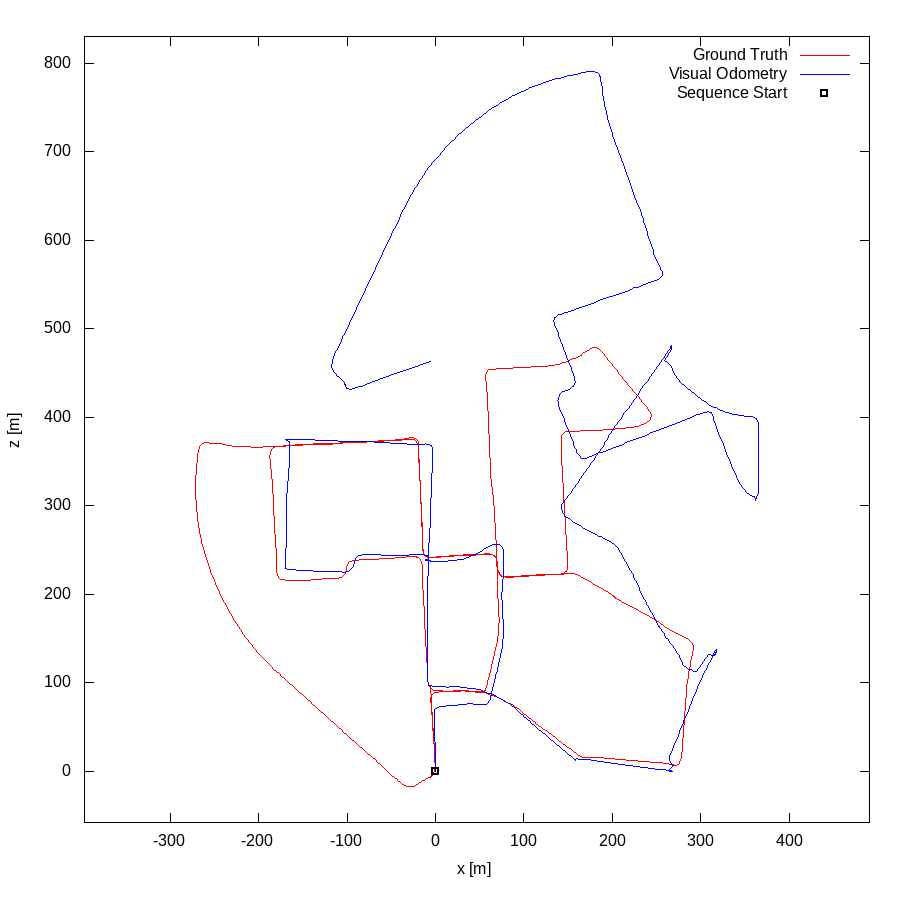

Write the gnuplot code that produced this figure.
set term postscript eps enhanced color
set output "00.eps"
set size ratio -1
set xrange [-397:491]
set yrange [-58:830]
set xlabel "x [m]"
set ylabel "z [m]"
plot "00.txt" using 1:2 lc rgb "#FF0000" title 'Ground Truth' w lines,"00.txt" using 3:4 lc rgb "#0000FF" title 'Visual Odometry' w lines,"< head -1 00.txt" using 1:2 lc rgb "#000000" pt 4 ps 1 lw 2 title 'Sequence Start' w points
